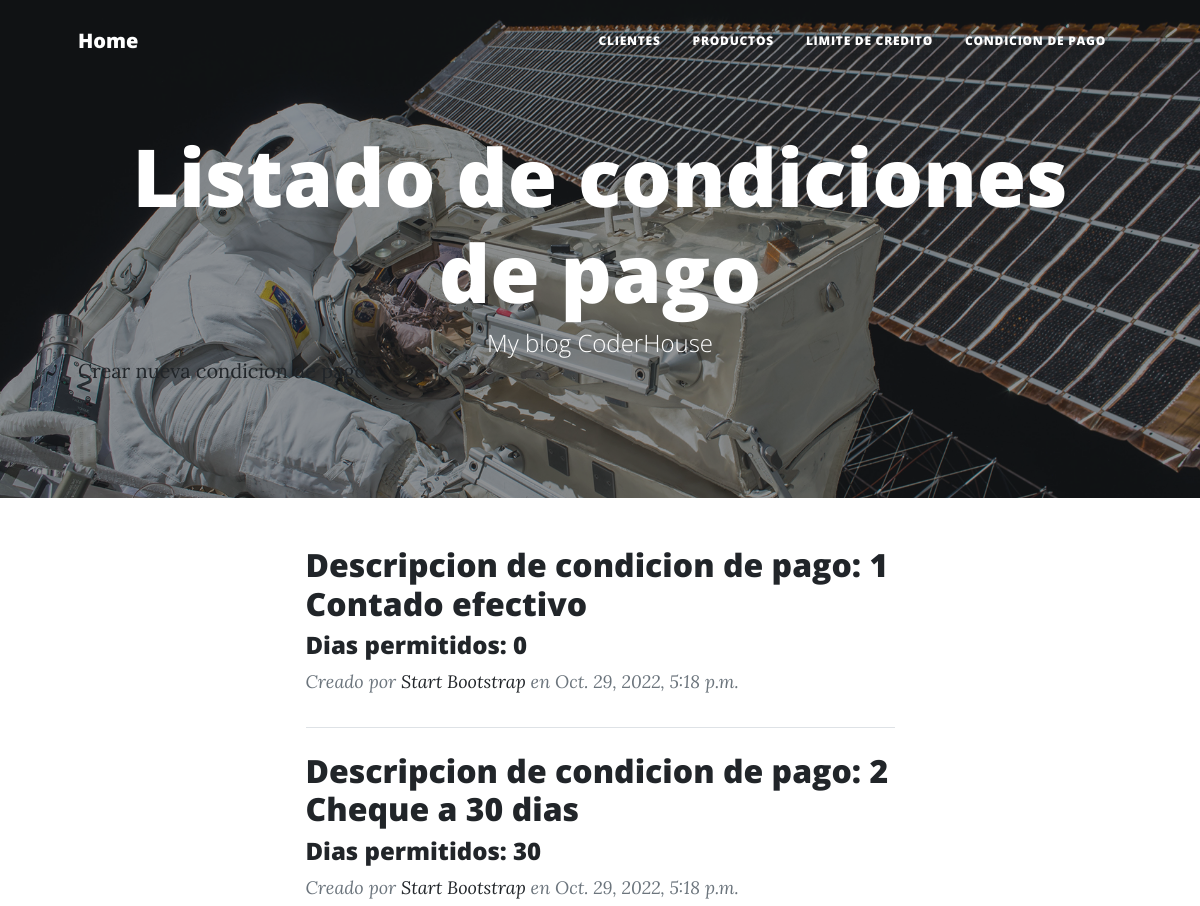
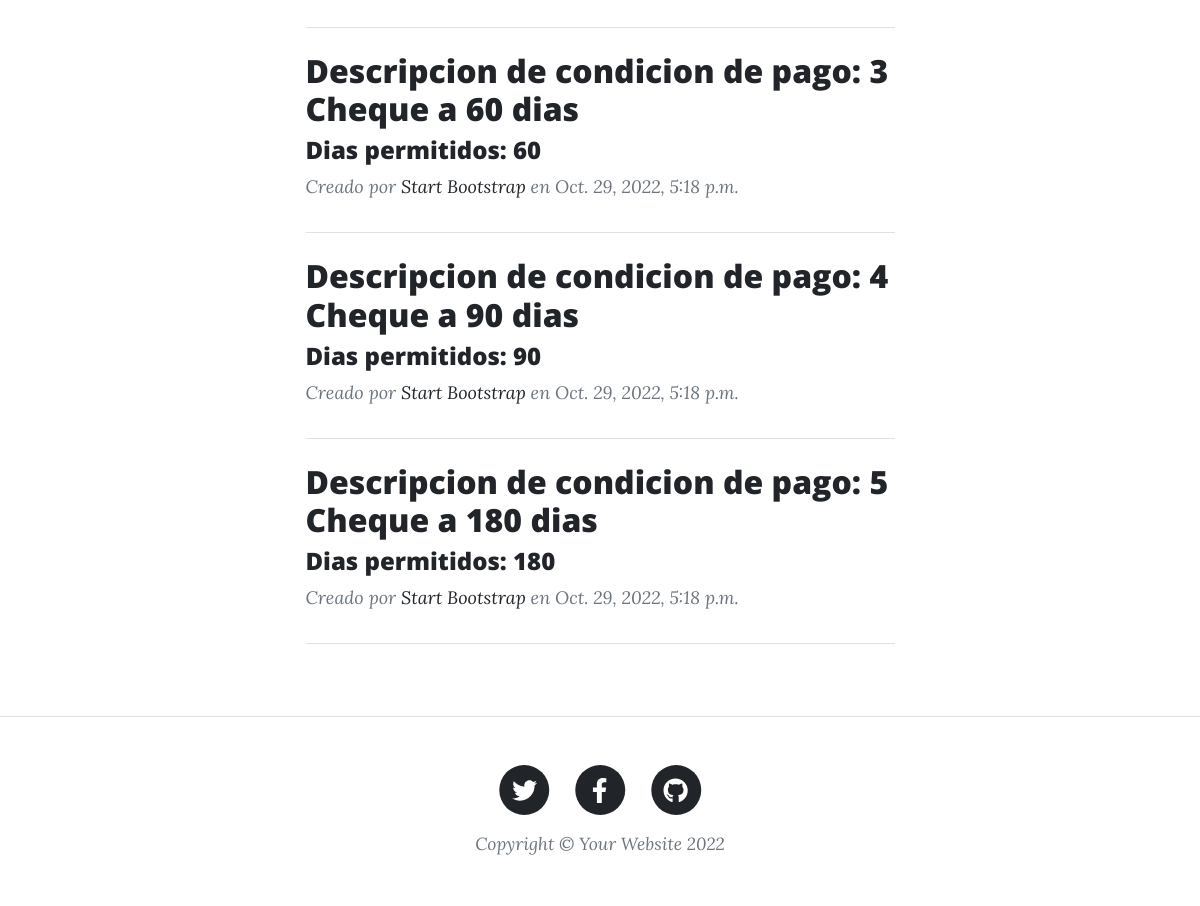
Screenshot of /payment/payments with the database file from the repository (2 pictures, top to bottom).
### payment/models.py (models this page shows, shortened)
class Payment(models.Model):
    code = models.IntegerField()
    name = models.CharField(max_length=40)
    days = models.IntegerField()
    created_at = models.DateTimeField(auto_now_add=True)
    updated_at = models.DateTimeField(auto_now=True)

### payment/views.py (the view)
# urls.py: path("payments", views.payments, name= "payment-list"),
def payments(request):
    payments = Payment.objects.all()
    context_dict = {"payments": payments}
    return render(
        request=request,
        context=context_dict,
        template_name="payment/payment_list.html",
    )

### payment/templates/payment/payment_list.html (shortened to what this page needs)
{% extends "home/index.html" %}
{% load static %}
{% block tp_intermedio_header %}
    <header class="masthead" style="background-image: url('../../static/home/assets/img/post-bg.jpg')">
        <div class="container position-relative px-4 px-lg-5">
            <div class="row gx-4 gx-lg-5 justify-content-center">
                <div class="col-md-15 col-lg-16 col-xl-14">
                    <div class="site-heading">
                        <h1>Listado de condiciones de pago</h1>
                        <span class="subheading">My blog CoderHouse</span>
                    </div>
                </div>
            </div>
            <a class="button_custom" href="{% url 'payment:payment-add' %}">Crear nueva condicion de pago</a>
        </div>
    </header>
{% endblock %}
{% block tp_intermedio_content %}
    {% for payment in payments %}
        <div class="post-preview">
            <h2 class="post-title">Descripcion de condicion de pago: {{ payment.code }}  {{ payment.name }}</h2>
            <h4 class="post-title">Dias permitidos: {{ payment.days }}</h4>
            <p class="post-meta">
                Creado por
                <a href="#!">Start Bootstrap</a>
                en {{ payment.created_at }}
            </p>
        </div>
        <hr class="my-4" />
    {% endfor %}
    <div class="container p-4">
    </div>
{% endblock %}

### home/templates/home/index.html (shortened to what this page needs)
<!DOCTYPE html>
<html lang="en">
    <head>
        {% load static %}
        <link href="{% static 'home/css/styles.css' %}" rel="stylesheet" />
    </head>
    <body>
        <nav class="navbar navbar-expand-lg navbar-light" id="mainNav">
            <div class="container px-4 px-lg-5">
                <a class="navbar-brand" href="{% url 'home:index' %}">Home</a>
                <div class="collapse navbar-collapse" id="navbarResponsive">
                    <ul class="navbar-nav ms-auto py-4 py-lg-0">
                        <li class="nav-item"><a class="nav-link px-lg-3 py-3 py-lg-4" href="{% url 'customer:customer-list' %}">Clientes</a></li>
                        <li class="nav-item"><a class="nav-link px-lg-3 py-3 py-lg-4" href="{% url 'product:product-list' %}">Productos</a></li>
                        <li class="nav-item"><a class="nav-link px-lg-3 py-3 py-lg-4" href="{% url 'credit:credit-list' %}">Limite de credito</a></li>
                        <li class="nav-item"><a class="nav-link px-lg-3 py-3 py-lg-4" href="{% url 'payment:payment-list' %}">Condicion de pago</a></li>
                    </ul>
                </div>
            </div>
        </nav>
        {% block tp_intermedio_header %}{% endblock %}
        <div class="container px-4 px-lg-5">
            <div class="row gx-4 gx-lg-5 justify-content-center">
                <div class="col-md-10 col-lg-8 col-xl-7">
                    {% block tp_intermedio_content %}{% endblock %}
                </div>
            </div>
        </div>
        <footer class="border-top">
            <div class="container px-4 px-lg-5">
                <div class="row gx-4 gx-lg-5 justify-content-center">
                    <div class="col-md-10 col-lg-8 col-xl-7">
                        <ul class="list-inline text-center">
                            <li class="list-inline-item">
                                <a href="#!">
                                    <span class="fa-stack fa-lg">
                                        <i class="fas fa-circle fa-stack-2x"></i>
                                        <i class="fab fa-twitter fa-stack-1x fa-inverse"></i>
                                    </span>
                                </a>
                            </li>
                            <li class="list-inline-item">
                                <a href="#!">
                                    <span class="fa-stack fa-lg">
                                        <i class="fas fa-circle fa-stack-2x"></i>
                                        <i class="fab fa-facebook-f fa-stack-1x fa-inverse"></i>
                                    </span>
                                </a>
                            </li>
                            <li class="list-inline-item">
                                <a href="#!">
                                    <span class="fa-stack fa-lg">
                                        <i class="fas fa-circle fa-stack-2x"></i>
                                        <i class="fab fa-github fa-stack-1x fa-inverse"></i>
                                    </span>
                                </a>
                            </li>
                        </ul>
                        <div class="small text-center text-muted fst-italic">Copyright &copy; Your Website 2022</div>
                    </div>
                </div>
            </div>
        </footer>
    </body>
</html>

### rows the page displays
Payment: code "1", name "Contado efectivo", days "0", created_at "Oct. 29, 2022, 5:18 p.m."
Payment: code "2", name "Cheque a 30 dias", days "30", created_at "Oct. 29, 2022, 5:18 p.m."
Payment: code "3", name "Cheque a 60 dias", days "60", created_at "Oct. 29, 2022, 5:18 p.m."
Payment: code "4", name "Cheque a 90 dias", days "90", created_at "Oct. 29, 2022, 5:18 p.m."
Payment: code "5", name "Cheque a 180 dias", days "180", created_at "Oct. 29, 2022, 5:18 p.m."
